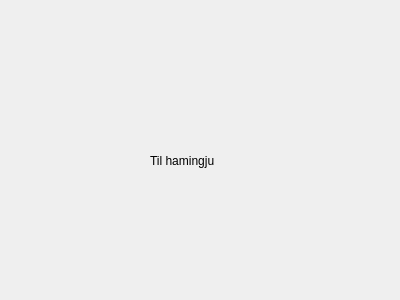
<?xml version="1.0" encoding="UTF-8"?>
<ui version="4.0">
 <class>viewComputers</class>
 <widget class="QDialog" name="viewComputers">
  <property name="geometry">
   <rect>
    <x>0</x>
    <y>0</y>
    <width>400</width>
    <height>300</height>
   </rect>
  </property>
  <property name="windowTitle">
   <string>Dialog</string>
  </property>
  <widget class="QLabel" name="label">
   <property name="geometry">
    <rect>
     <x>150</x>
     <y>130</y>
     <width>171</width>
     <height>61</height>
    </rect>
   </property>
   <property name="text">
    <string>Til hamingju</string>
   </property>
  </widget>
 </widget>
 <resources/>
 <connections/>
</ui>
